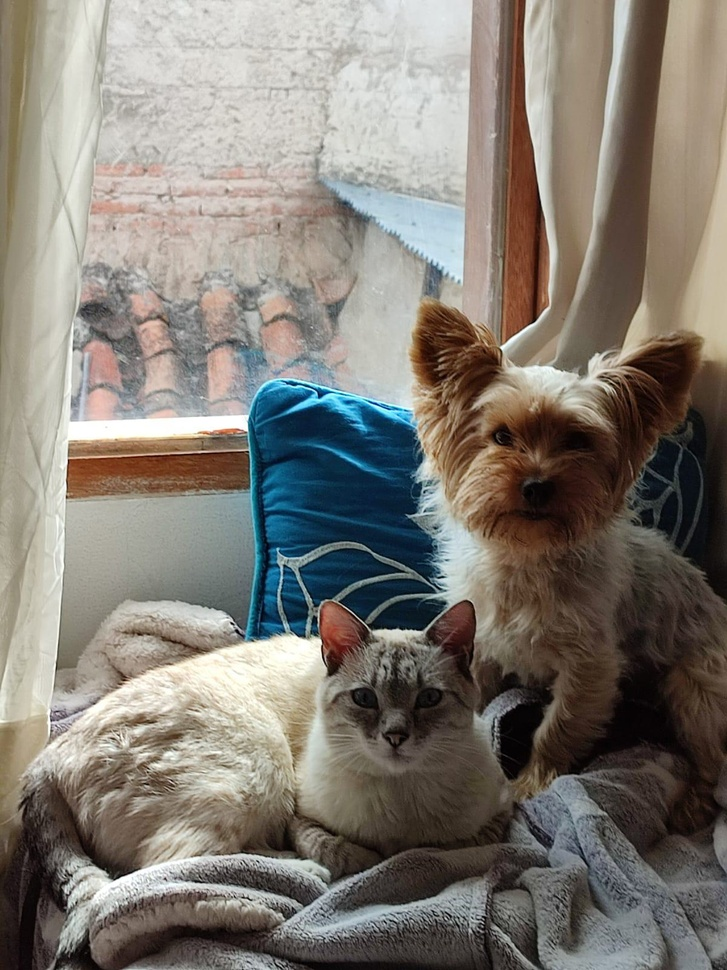
#> input picture PDI_001/Unidad 01 clases/imagentango.jpg, 727 x 970 px, shrunk from 1200 x 1600 before the run
$ jupyter execute pdi_histograma.ipynb
#> lines starting #> are read from the running program, lines starting #| are printed output that depends on the picture; after the words box and inside, x2 and y2 are one past the last pixel; in counts of white or black regions, pixels touching at a corner belong together
UMBRALIZACION POR DEFECTO TUZERO OPENC

[cell 1]
import cv2
import numpy as np
import matplotlib.pyplot as plt

imagen = cv2.imread('imagentango.jpg',0) #leo en escala de grises
#> imagen: shape (970, 727); min 0, max 255, mean 124.4
_,umbr_trunc= cv2.threshold(imagen, 127,200, cv2.THRESH_TRUNC)
_,umbr_tozero= cv2.threshold(imagen, 127,200,cv2.THRESH_TOZERO)
_,umbr_tozero_INV=cv2.threshold(imagen,127,255,cv2.THRESH_TOZERO_INV)

plt.figure(figsize=(12,5))
plt.subplot(1,4,1)
plt.imshow(imagen, cmap='gray')
plt.title('original')

plt.subplot(1,4,2)
plt.imshow(umbr_trunc, cmap='gray')
plt.title('umbr_trunc')

plt.subplot(1,4,3)
plt.imshow(umbr_tozero, cmap='gray')
plt.title('umbr_tozero')

plt.subplot(1,4,4)
plt.title("tozero invertido")
plt.imshow(umbr_tozero_INV,cmap="gray")
plt.show()

NEGATIVO DE UNA IMAGEN

[cell 2]
import cv2
import numpy as np
import matplotlib.pyplot as plt

imagen=cv2.imread("imagentango.jpg")
#> imagen is the input picture: shape (970, 727, 3); mean B, G, R 115.6, 123.6, 129.2
img_negativo=255-imagen
plt.figure(figsize=(12,5))
plt.subplot(1,2,1)


plt.title("original")
plt.imshow(cv2.cvtColor(imagen,cv2.COLOR_BGR2RGB))
plt.subplot(1,2,2)
plt.title("imagen negativo")
plt.imshow(cv2.cvtColor(img_negativo,cv2.COLOR_BGR2RGB))

plt.show()

CONTRASTE

[cell 3]
import cv2
import numpy as np
import matplotlib.pyplot as plt
def contraste(imagen,factor=1.0):
#> called with factor = 4
    img=imagen.astype(np.float32)
    media=np.mean(img)
#> media = 124.4
    imagen_contraste=media+(img-media)*factor
    imagen_contraste=np.clip(imagen_contraste,0,255).astype(np.uint8)
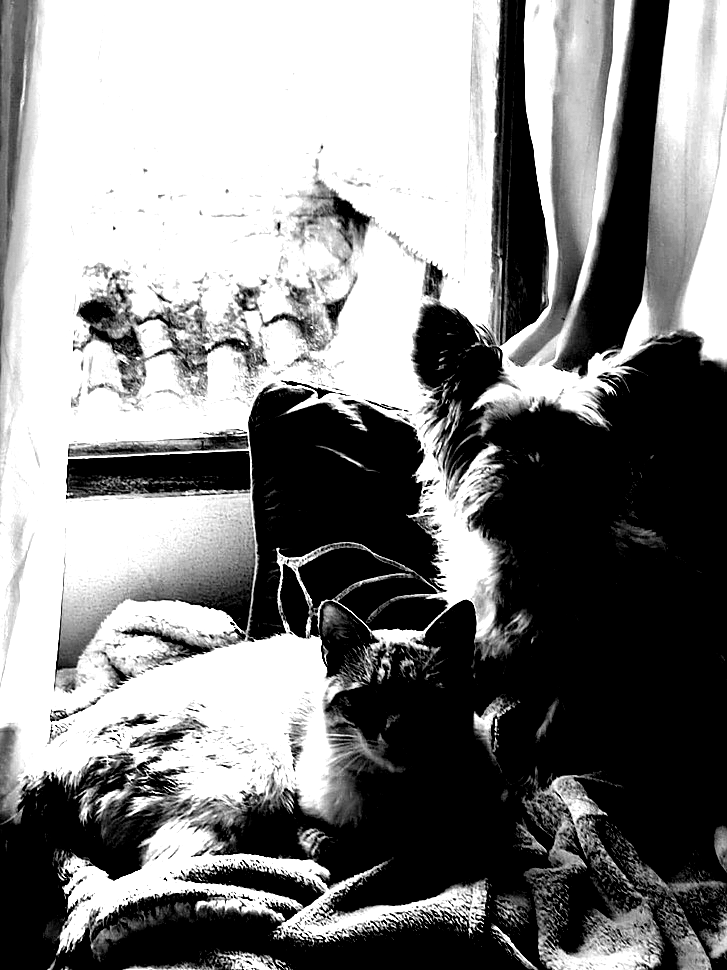
#> imagen_contraste: shape (970, 727); min 0, max 255, mean 131.2
    return imagen_contraste

imagen=cv2.imread("imagentango.jpg",0)
factor_contrast=4
img_contraste=contraste(imagen,factor_contrast)
plt.figure(figsize=(12,5))
plt.subplot(1,2,1)
plt.title("original")
plt.imshow(imagen,cmap="gray")
plt.subplot(1,2,2)
plt.title("imagen contraste")
plt.imshow(img_contraste,cmap="gray")

plt.show()

CONTRASTE A COLORES

[cell 4]
import cv2
import numpy as np
import matplotlib.pyplot as plt


def contraste_color (imagen,factor=1.0):
#> called with factor = 8
    img=imagen.astype(np.float32)
#> img: shape (970, 727, 3) float32
    for i in range(3):
        media=np.mean(img[:,:,i])
        img[:,:,i]=media+(img[:,:,i]-media)*factor
        img[:,:,i]=np.clip(img[:,:,i],0,255)
#> this loop made 3 passes
#> media on passes 1 to 3: 115.6, 123.6, 129.2
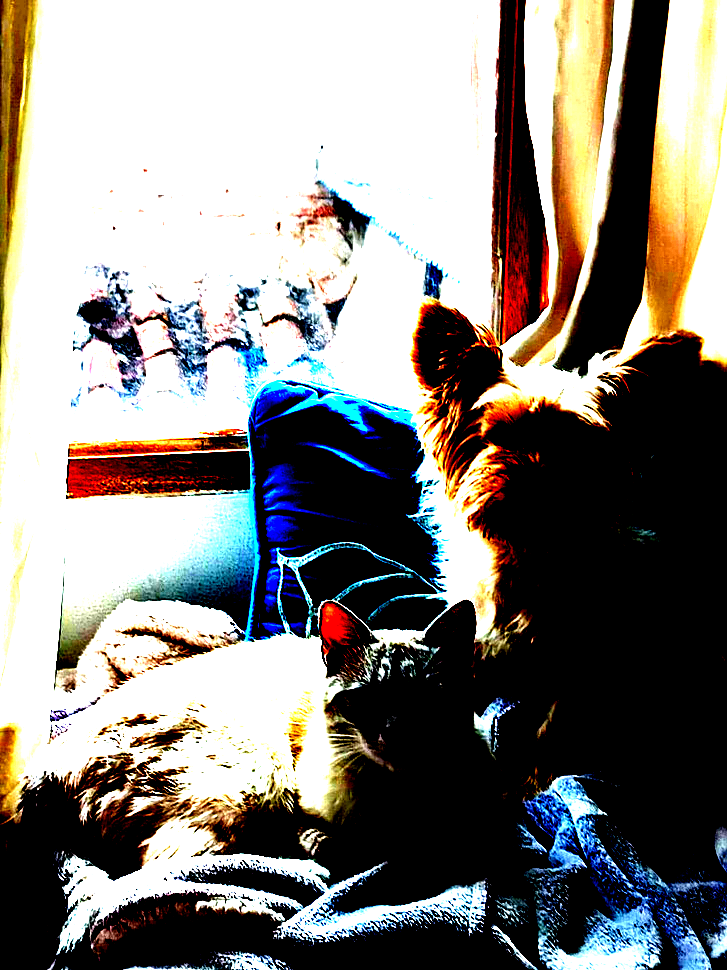
#> img: shape (970, 727, 3) float32; mean B, G, R 128.6, 133.5, 136.8
    return img.astype(np.uint8)


imagen=cv2.imread("imagentango.jpg")
factor_contrast=8
img_contraste=contraste_color(imagen,factor_contrast)
plt.figure(figsize=(12,5))
plt.subplot(1,2,1)
plt.title("original")
plt.imshow(cv2.cvtColor(imagen,cv2.COLOR_BGR2RGB))
plt.subplot(1,2,2)
plt.title("imagen contraste")
plt.imshow(cv2.cvtColor(img_contraste,cv2.COLOR_BGR2RGB))

plt.show()

plt.show()

BRILLO DE UNA IMAGEN

[cell 5]
import cv2
import numpy as np
import matplotlib.pyplot as plt
def brillo_img(imagen,brillo=0):
#> called with brillo = -145
    img_brillo=imagen.astype(np.float32)+brillo
    img_brillo=np.clip(img_brillo,0,255).astype(np.uint8)
    return img_brillo

imagen=cv2.imread("imagentango.jpg",0)
factor_contrast=-145
img_contraste=brillo_img(imagen,factor_contrast)
plt.figure(figsize=(12,5))
plt.subplot(1,2,1)
plt.title("original")
plt.imshow(imagen,cmap="gray")
plt.subplot(1,2,2)
plt.title("imagen brillo")
plt.imshow(img_contraste,cmap="gray")

plt.show()

brillo color

[cell 6]
import cv2
import numpy as np
import matplotlib.pyplot as plt
def brillo_img(imagen,brillo=0):
#> called with brillo = 145
    img_brillo=imagen.astype(np.float32)+brillo
#> img_brillo: shape (970, 727, 3) float32
    img_brillo=np.clip(img_brillo,0,255).astype(np.uint8)
    return img_brillo

imagen=cv2.imread("imagentango.jpg")
factor_contrast=145
img_contraste=brillo_img(imagen,factor_contrast)
plt.figure(figsize=(12,5))
plt.subplot(1,2,1)
plt.title("original")
plt.imshow(cv2.cvtColor(imagen,cv2.COLOR_BGR2RGB))
plt.subplot(1,2,2)
plt.title("imagen brillo")
plt.imshow(cv2.cvtColor(img_contraste,cv2.COLOR_BGR2RGB))

plt.show()

CONTRASTE Y BRILLO

[cell 7]
import cv2
import numpy as np
import matplotlib.pyplot as plt

def ajuste(imagen, contraste=1, brillo=0):
#> called with contraste = 123, brillo = -123
    img=imagen.astype(np.float32)
    media=np.mean(imagen)
#> media = 122.8
    img_ajustada=media+(img-media)*contraste+brillo
    img_ajustada=np.clip(img_ajustada,0,255).astype(np.uint8)
    return img_ajustada

img=cv2.imread('imagentango.jpg')
factor_contrast=123
factor_brillo=-123
img_ajustada=ajuste(img,factor_contrast,factor_brillo)
plt.figure(figsize=(12,5))
plt.subplot(1,2,1)
plt.title("original")
plt.imshow(cv2.cvtColor(img,cv2.COLOR_BGR2RGB))
plt.subplot(1,2,2)
plt.title("imagen brillo")
plt.imshow(cv2.cvtColor(img_ajustada,cv2.COLOR_BGR2RGB))

plt.show()
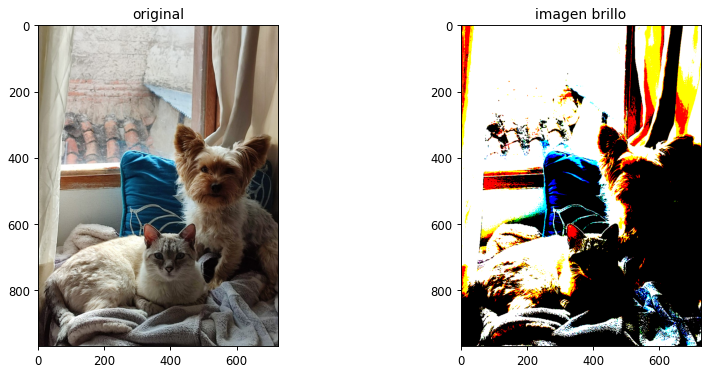
#> figure drawn by matplotlib, 2 panels

histogramas

[cell 8]
import cv2
import numpy as np
import matplotlib.pyplot as plt
def contraste(imagen,factor=1.0):
#> called with factor = 123
    img=imagen.astype(np.float32)
    media=np.mean(img)
#> media = 124.4
    contrastada=media+(img-media)*factor
    contrastada=np.clip(contrastada,0,255).astype(np.uint8)
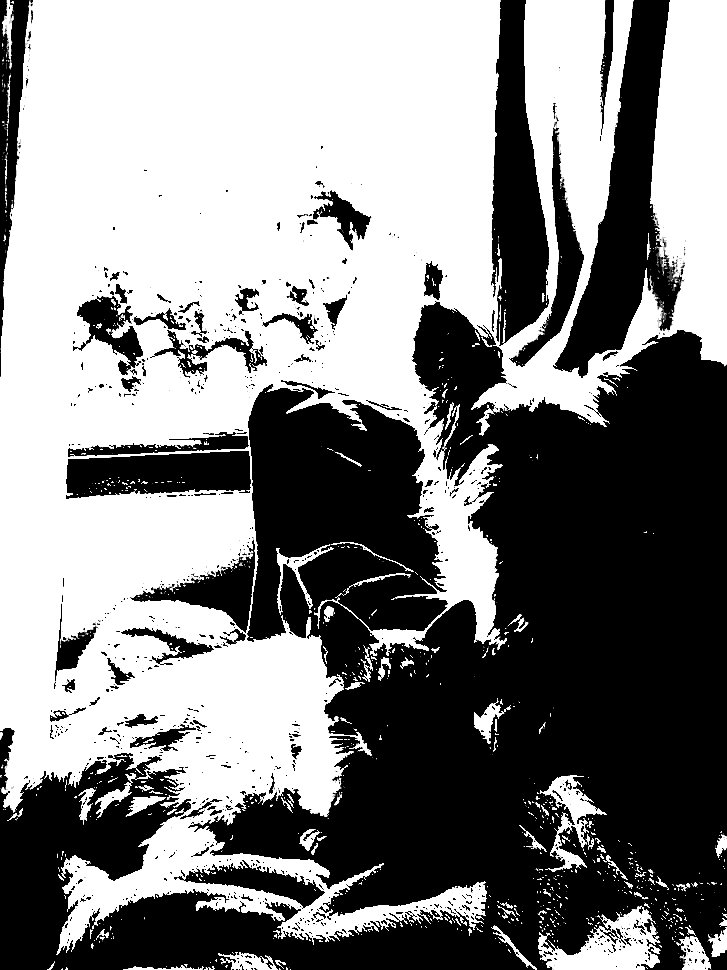
#> contrastada: shape (970, 727); min 0, max 255, mean 133.2
    return contrastada
imagen=cv2.imread("imagentango.jpg",0)
factor_contrast=123
img_contraste=contraste(imagen,factor_contrast)
histograma_ori=cv2.calcHist([imagen],[0],None,[256],[0,256])
#> histograma_ori = 256 values, max 4479 at index 190, min 73 at index 1, mean 2754.6
histograma_nueva=cv2.calcHist([img_contraste],[0],None,[256],[0,256])
#> histograma_nueva = 256 values, max 365201 at index 255, min 0 at index 1, mean 2754.6
plt.figure(figsize=(10,5))
plt.subplot(2,2,1)
plt.title("hitograma original")
plt.imshow(imagen,cmap="gray")
plt.subplot(2,2,2)
plt.title("imagen hitograma nueva")
plt.plot(histograma_nueva,color="gray")
plt.xlabel("intencidad")
plt.ylabel("frecuencia")


plt.subplot(2,2,3)
plt.title("imagen histograma nueva")
plt.imshow(img_contraste,cmap="gray")

plt.subplot(2,2,4)
plt.title("imagen histograma nueva")
plt.plot(histograma_nueva,color="gray")
plt.xlabel("intensidad")
plt.ylabel("frecuencia")
plt.show()
#> figure, not shown here; panel 2: curve peaks at x = 255, y = 365201; panel 4: curve peaks at x = 255, y = 365201

ejercicio 1 lectura, punto de interes e histograma en 3 canales

[cell 9]
import cv2
import numpy as np
import matplotlib.pyplot as plt

plt.rcParams ['figure.figsize']=[10,5]
imagen=cv2.imread('imagentango.jpg')
imagen_rgb= cv2.cvtColor(imagen, cv2.COLOR_BGR2RGB)

#MOSTRANDO UNA IMAGE
plt.imshow(imagen_rgb)
plt.show()

#seleccionando un punto de interes

plt.imshow(imagen_rgb[50:100,20:65,:])

plt.show()

#guardado de imagen seleccionada
img_cortada=imagen_rgb[50:100,20:65,:]
plt.imsave('img_cortada.jpg', img_cortada)
#histograma de canales de la imagen seccionada
seccionada=cv2.imread('img_cortada.jpg')
color=('r','g','b')
for canal, col in enumerate(color):
    histograma=cv2.calcHist ([seccionada*255], [canal], None, [256], [0,256])
    plt.plot(histograma, color=col)
    plt.xlim([0,256])
plt.show()
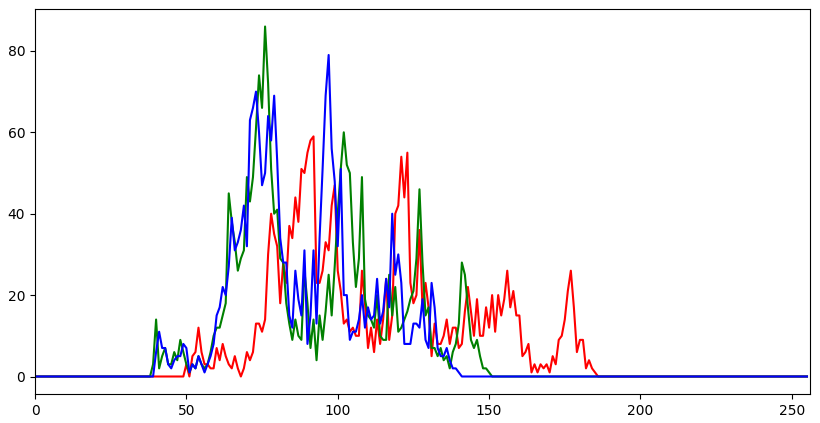
#> figure drawn by matplotlib, 1 panel; curve peaks at x = 92, y = 59; curve peaks at x = 76, y = 86; curve peaks at x = 97, y = 79

MASCARA

[cell 10]
import cv2
import numpy as np
import matplotlib.pyplot as plt

# Leer la imagen
imagen = cv2.imread('imagentango.jpg')

if imagen is None:
    print("Error: No se pudo cargar la imagen.")
else:
    # Convertir BGR a RGB para matplotlib
    imagen_rgb = cv2.cvtColor(imagen, cv2.COLOR_BGR2RGB)

    # Dimensiones de la imagen
    alto, ancho = imagen_rgb.shape[:2]
#> alto = 970; ancho = 727

    # Crear máscara circular
    mascara = np.zeros((alto, ancho), dtype=np.uint8)  # Máscara de un solo canal
    centro = (ancho // 2, alto // 2)
#> centro = (363, 485)
    radio = min(ancho, alto) // 4  # Radio como un cuarto del lado más corto
#> radio = 181
    cv2.circle(mascara, centro, radio, (255), -1)
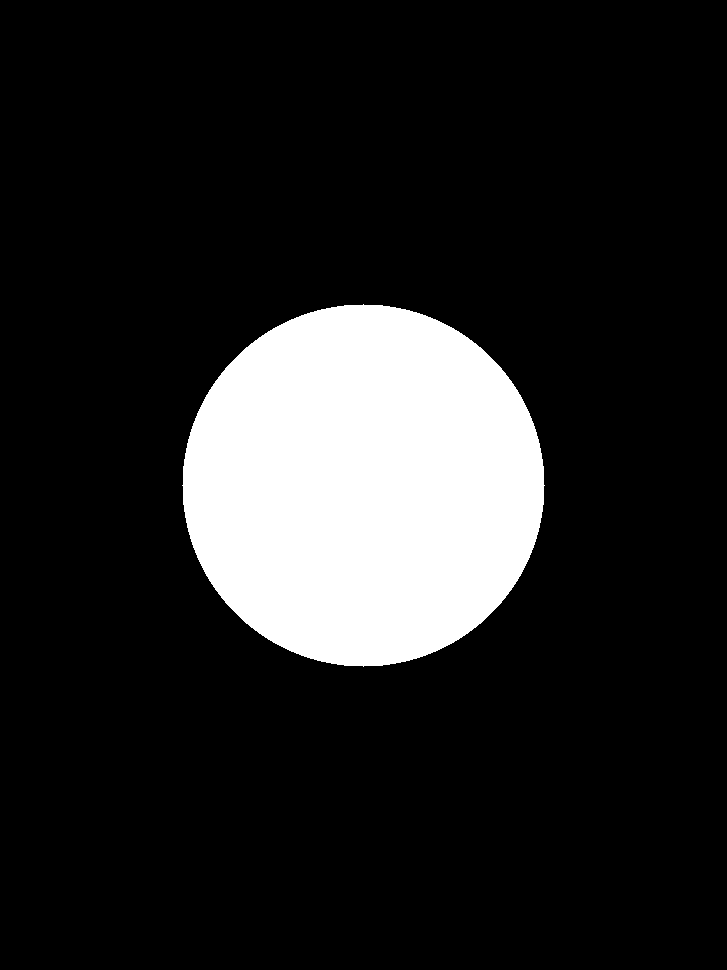
#> mascara: shape (970, 727); 14.6% white; 1 white region, box (x1, y1, x2, y2) and area: (182, 304, 545, 667) 102873

    # Aplicar la máscara
    img_mascara = cv2.bitwise_and(imagen_rgb, imagen_rgb, mask=mascara)
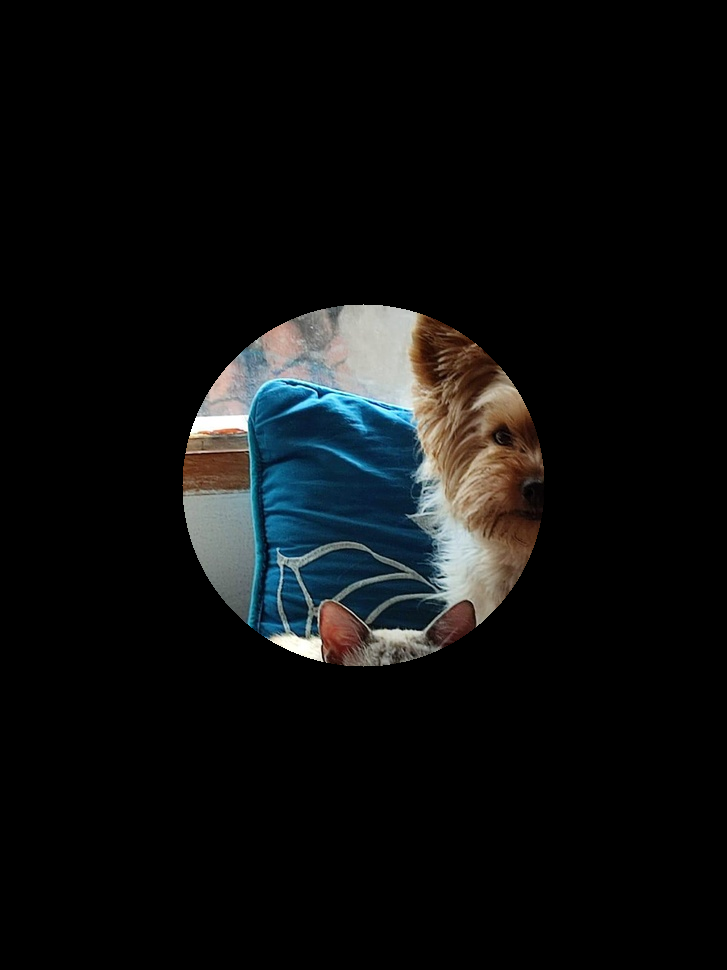
#> img_mascara: shape (970, 727, 3); mean R, G, B 13.6, 14.9, 15.3

    # Mostrar las imágenes
    plt.figure(figsize=(10, 5))

    plt.subplot(1, 2, 1)
    plt.imshow(imagen_rgb)
    plt.title('Imagen Original')

    plt.subplot(1, 2, 2)
    plt.imshow(img_mascara)
    plt.title('Imagen con Máscara Circular')

    plt.show()
